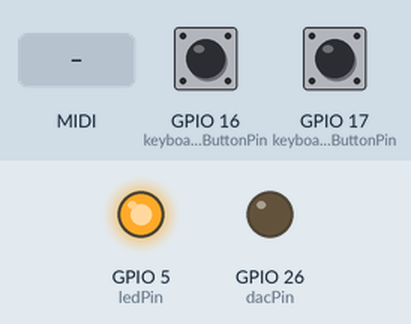
Recording of a sketch running on a simulated ESP32. Parts: output pins drawn as LEDs (lit = HIGH). Inputs (shaded band) come from the test bench; at power-on: GPIO 16 (keyboardMinusOctaveButtonPin) LOW, GPIO 17 (keyboardPlusOctaveButtonPin) LOW. MIDI output is not drawn; random numbers use the default seed unless the sketch sets one.

Above: at 1.2 s.
1.3 s: MIDI note 36 received
At 2.8 s:
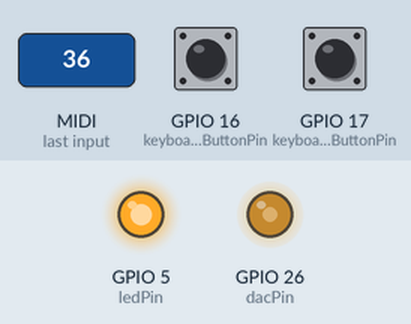
3.1 s: MIDI note 60 received
At 3.25 s:
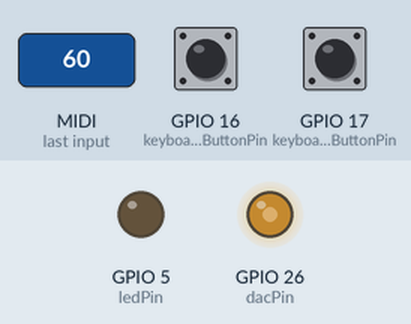
Timing chart, 0 to 6.1 s (numbered marks = the images above; inputs shaded):
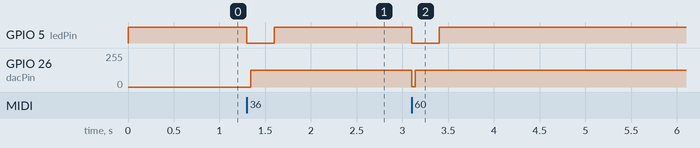

Measured:
- after the input at 1.3 s, GPIO 5 (ledPin): HIGH → LOW at once, → HIGH 0.30 s later; GPIO 26 (dacPin): 0/255 → 127/255 at once
- after the input at 3.1 s, GPIO 5 (ledPin): HIGH → LOW at once, → HIGH 0.30 s later; GPIO 26 (dacPin): 127/255 → 125/255 at once

The sketch:

ESP32-syntheticubes.ino
```cpp
#include <MIDI.h>
#include "BluetoothSerial.h"

#if !defined(CONFIG_BT_ENABLED) || !defined(CONFIG_BLUEDROID_ENABLED)
#error Bluetooth is not enabled! Please run `make menuconfig` to and enable it
#endif

BluetoothSerial SerialBT;

#if defined(USBCON)
#include <midi_UsbTransport.h>

static const unsigned sUsbTransportBufferSize = 16;
typedef midi::UsbTransport<sUsbTransportBufferSize> UsbTransport;

UsbTransport sUsbTransport;

MIDI_CREATE_INSTANCE(UsbTransport, sUsbTransport, MIDI);

#else // No USB available, fallback to Serial
MIDI_CREATE_DEFAULT_INSTANCE();
#endif

//#include <soc/rtc.h>
//#include <driver/dac.h>
////#include <iostream>
////#include "pitches.h"
#include "notes.h"

//// Dual core init
TaskHandle_t Core0;

//// I2S VARIABLES
////#include "driver/i2s.h"
////#include "esp_system.h"
//#include <driver/i2s.h>
////#include "freertos/queue.h"


////const int dma_buf_len = 16000;
//const int dma_buf_len = 1024;
////static const i2s_port_t i2s_num = I2S_NUM_0; // i2s port number
//static const i2s_port_t i2s_num = (i2s_port_t)I2S_NUM_0; // i2s port number
//
//static const i2s_config_t i2s_config = {
////     .mode = (i2s_mode_t)(I2S_MODE_MASTER | I2S_MODE_TX),
//     .mode = (i2s_mode_t)(I2S_MODE_MASTER | I2S_MODE_TX | I2S_MODE_DAC_BUILT_IN),
////     .sample_rate = 44100,
//     .sample_rate = 1000000,  //not really used
//     .bits_per_sample = (i2s_bits_per_sample_t)I2S_BITS_PER_SAMPLE_16BIT,
////     .channel_format = I2S_CHANNEL_FMT_RIGHT_LEFT,
//     .channel_format = I2S_CHANNEL_FMT_ONLY_RIGHT,
//     .communication_format = I2S_COMM_FORMAT_I2S_MSB,
//     .intr_alloc_flags = ESP_INTR_FLAG_LEVEL1, // default interrupt priority
////     .dma_buf_count = 8,
//     .dma_buf_count = 2,
////     .dma_buf_len = 64,
//     .dma_buf_len = dma_buf_len,  //big buffers to avoid noises
//     .use_apll = false
////     ,
////     .tx_desc_auto_clear = false,
////     .fixed_mclk = 0
//};
//
////static const i2s_pin_config_t pin_config = {
////    .bck_io_num = 26,
////    .ws_io_num = 25,
////    .data_out_num = 22,
////    .data_in_num = I2S_PIN_NO_CHANGE
////};

// DAC pins setup and config :
const int dacPin = 26;
const int channel = 0;
const int resolution = 8;

// SOFTWARE VARIABLES
// Generals variables :
int octave = 4;
int note = 0;
double frequency = 440;
const int bufferSize = 512;
float eachWaveformValueRepeats = 180736 / bufferSize;
//const int bufferSize = 512;
//int waveIndex = 0;
int blankArray[bufferSize];
enum Waveform {sine, triangle, square, saw, sawTouth, whiteNoise};
Waveform form;
int selectedWaveform[bufferSize];
int sineValues[bufferSize];
int triangleValues[bufferSize];
int squareValues[bufferSize];
int sawValues[bufferSize];
int sawTouthValues[bufferSize];
int whiteNoiseValues[bufferSize];
enum Envelope {shortPeak, shortPeakWithSustain, longPeak, longPeakWithSustain, sustain};
// Waveform form;
Envelope pitchEnv;
Envelope ampEnv;

// HARDWARE VARIABLES
// Keyboard pins setup and config :
const int keyboardNotesPin = 32;
int keyboardNotesValue = 0;
bool keyboardNotesPressed = false;
int keyboardNotesStartedSince = 0;

const int keyboardMinusOctaveButtonPin = 16;
int keyboardMinusOctaveButton = 0;
bool keyboardMinusOctaveButtonPressed = false;
const int keyboardPlusOctaveButtonPin = 17;
int keyboardPlusOctaveButton = 0;
bool keyboardPlusOctaveButtonPressed = false;

int ledPin = 5;


// CODE
void changeFormSettings(Waveform wf) {
  form = wf;

  if(wf == Waveform::sine) {
    memcpy(selectedWaveform, sineValues, sizeof(selectedWaveform));
  } else if(wf == Waveform::triangle) {
    memcpy(selectedWaveform, triangleValues, sizeof(selectedWaveform));
  } else if(wf == Waveform::square) {
    memcpy(selectedWaveform, squareValues, sizeof(selectedWaveform));
  } else if(wf == Waveform::saw) {
    memcpy(selectedWaveform, sawValues, sizeof(selectedWaveform));
  } else if(wf == Waveform::sawTouth) {
    memcpy(selectedWaveform, sawTouthValues, sizeof(selectedWaveform));
  } else if(wf == Waveform::whiteNoise) {
    memcpy(selectedWaveform, whiteNoiseValues, sizeof(selectedWaveform));
  } else {
    memcpy(selectedWaveform, blankArray, sizeof(selectedWaveform));
    SerialBT.println("No waveform selected");
  }

  SerialBT.println("Changed waveform settings : " + wf);
}

void changePitchEnvSettings(Envelope env) {
  pitchEnv = env;
  SerialBT.println("Changed pitch envelope settings : " + env);
}

void changeAmpEnvSettings(Envelope env) {
  ampEnv = env;
  SerialBT.println("Changed amplitude envelope settings : " + env);
}

void initiateWaveforms() {
  // for sineValues
  float conversionFactor=(2*PI)/bufferSize;
  for(int myAngle=0;myAngle < bufferSize;myAngle++) {
    sineValues[myAngle] = sin(myAngle*conversionFactor) * 127.5 + 127.5;
  }
  // for triangleValues
  for(int myAngle=0;myAngle <  bufferSize / 2;myAngle++){
    triangleValues[myAngle] = myAngle * 255 / (bufferSize / 2);
  }
  for(int myAngle=bufferSize / 2;myAngle > 0;myAngle--){
    triangleValues[myAngle] = myAngle * 255 / (bufferSize / 2);
  }
  // for squareValues
  for(int myAngle=0;myAngle < bufferSize;myAngle++){
    squareValues[myAngle] = myAngle < bufferSize / 2 ? 0 : 255;
  }
  // for sawValues
  for(int myAngle=bufferSize - 1;myAngle >= 0;myAngle--){
    sawValues[myAngle] = myAngle * 255 / bufferSize;
  }
  // for sawTouth
  for(int myAngle=bufferSize;myAngle < bufferSize;myAngle++){
    sawTouthValues[myAngle] = myAngle * 255 / bufferSize;
  }
  // for whiteNoiseValues
  for(int myAngle=0;myAngle < bufferSize;myAngle++) {
    whiteNoiseValues[myAngle] = random(0, 255);
  }
  // f(x) = e^(-x)
}

float envelopeValue() {
  // for shortPeak
  //  shortPeakValues[];
  // for shortPeakWithSustain
  //  shortPeakWithSustainValues[];
  // for longPeak
  //  longPeakValues[];
  // for longPeakWithSustain
  //  longPeakWithSustainValues[];
  // for sustain
  //  sustainValues[];
}

void handleNoteOn(byte inChannel, byte inNumber, byte inVelocity)
{
//    SerialBT.print("NoteOn  ");
//    SerialBT.print(notes[inNumber - 24]);
//    SerialBT.print("\tvelocity: ");
//    SerialBT.println(inVelocity);

    note = inNumber;
    frequency = notes[inNumber - 24];
    keyboardNotesStartedSince = millis();
    keyboardNotesPressed = true;
//    digitalWrite(ledPin, LOW);
}

void handleNoteOff(byte inChannel, byte inNumber, byte inVelocity)
{
//    SerialBT.print("NoteOff ");
//    SerialBT.print(inNumber);
//    SerialBT.print("\tvelocity: ");
//    SerialBT.println(inVelocity);

    note = 0;
    frequency = 0;
    keyboardNotesStartedSince = 0;
    keyboardNotesPressed = false;
    digitalWrite(ledPin, HIGH);
}

void setup() {
//  SerialBT.begin("ESyntheticubeP32");
  MIDI.begin(MIDI_CHANNEL_OMNI);
  MIDI.setHandleNoteOn(handleNoteOn);
  MIDI.setHandleNoteOff(handleNoteOff);

  Serial.begin(115200);
  SerialBT.println("Device starting");

  pinMode(ledPin, OUTPUT);
  digitalWrite(ledPin, HIGH);

  initiateWaveforms();
  changeFormSettings(Waveform::sine);

//// Dual core setup
//xTaskCreatePinnedToCore(
//  loop_Core0, // task function
//  "Core0", // name of task
//  1000, // stack size of task
//  NULL, // parameter of task
//  1, // priority of task
//  &Core0, // Taskhandle
//  0 // Core
//);

//  rtc_clk_cpu_freq_set(RTC_CPU_FREQ_240M);              //highest cpu frequency

//  i2s_driver_install(i2s_num, &i2s_config, 0, NULL);   //install and start i2s driver
////  i2s_set_pin(i2s_num, &pin_config);
//  i2s_set_pin(i2s_num, NULL);                           //use internal DAC
////  i2s_set_sample_rates(i2s_num, 22050); //set sample rates
//  i2s_set_sample_rates(i2s_num, 1000000);               //dummy sample rate, since the function fails at high values
//
////  i2s_driver_uninstall(i2s_num); //stop & destroy i2s driver
//
//  //this is the hack that enables the highest sampling rate possible ~13MHz, have fun
//  SET_PERI_REG_BITS(I2S_CLKM_CONF_REG(0), I2S_CLKM_DIV_A_V, 1, I2S_CLKM_DIV_A_S);
//  SET_PERI_REG_BITS(I2S_CLKM_CONF_REG(0), I2S_CLKM_DIV_B_V, 1, I2S_CLKM_DIV_B_S);
//  SET_PERI_REG_BITS(I2S_CLKM_CONF_REG(0), I2S_CLKM_DIV_NUM_V, 2, I2S_CLKM_DIV_NUM_S);
//  SET_PERI_REG_BITS(I2S_SAMPLE_RATE_CONF_REG(0), I2S_TX_BCK_DIV_NUM_V, 2, I2S_TX_BCK_DIV_NUM_S);


//  dac_output_enable(DAC_CHANNEL_1);

  pinMode(keyboardMinusOctaveButtonPin, INPUT);
  pinMode(keyboardPlusOctaveButtonPin, INPUT);

  SerialBT.println("Device started properly");
}


////buffer to store modulated samples, I2S samples of the esp32 are always 16Bit
//short buff[dma_buf_len];
//long int bufferSamplesPerCycle = 13328000;
//int eachWaveValueRepeats;
//int bufferPartsCounter = 0;
//int waveIndexCounter = 0;
////sine represented in 16 values. at 13MHz sampling rate the resulting carrier is at around 835KHz
//int sintab[] = {0, 48, 90, 117, 127, 117, 90, 48, 0, -48, -90, -117, -127, -117, -90, -48};

void loop_Core0(void * parameter) {
  // while(1) alternative
  for(;;){
//    SerialBT.print("loop_core2 runs on core : ");
//    SerialBT.println(xPortGetCoreID());

  }
}

void loop() {

//  serialListen();

//  SerialBT.println("value : " + analogRead(keyboardNotesPin));

  MIDI.read();

  keyboardOctaveInputListen();
//  keyboardNotesInputListen();

  if(keyboardNotesPressed == true){
    digitalWrite(ledPin, LOW);

//  while(keyboardNotesPressed == true){

  //float eachWaveformValueRepeats = 180736 / bufferSize;
    for(float i = 0; i < bufferSize; i += 1 / (eachWaveformValueRepeats / frequency)){
      dacWrite(dacPin, selectedWaveform[static_cast<int>(i+0.5f)]);
  //    dac_output_voltage(DAC_CHANNEL_1, selectedWaveform[static_cast<int>(i+0.5f)]);
    }

//  }

  }


//
//  //fill the sound buffer
//  for(int i = 0; i < 1024; i+=16){
//
//    //modulating that sample on the 16 values of the carrier wave (respect to I2S byte order, 16Bit/Sample)
//    for(int j = 0; j < 16; j += 4){
//      buff[i + j + 1] = (sintab[j + 0] + 0x8000);
//      buff[i + j + 0] = (sintab[j + 1] + 0x8000);
//      buff[i + j + 3] = (sintab[j + 2] + 0x8000);
//      buff[i + j + 2] = (sintab[j + 3] + 0x8000);
//    }
//  }


//  eachWaveValueRepeats = (13328000 / frequency) / bufferSize;
//  //fill the sound buffer
////  for(int i = 0; i < dma_buf_len; i += 4) {
//  for(int i = 0; i < dma_buf_len; i++) {
//
//    buff[i] = (sineValues[waveIndexCounter] + 0x8000);
//
////    buff[i + 1] = (selectedWaveform[waveIndexCounter + 0] + 0x8000);
////    buff[i + 0] = (selectedWaveform[waveIndexCounter + 1] + 0x8000);
////    buff[i + 3] = (selectedWaveform[waveIndexCounter + 2] + 0x8000);
////    buff[i + 2] = (selectedWaveform[waveIndexCounter + 3] + 0x8000);
//
//  }


//  //write the buffer (waits until a buffer is ready to be filled, that's timing for free)
//  i2s_write_bytes(i2s_num, (char*)buff, sizeof(buff), portMAX_DELAY);
//
//  if(bufferPartsCounter < eachWaveValueRepeats) {
//    bufferPartsCounter += 1;
////  } else if(bufferPartsCounter >= eachWaveValueRepeats) {
//  } else {
//    bufferPartsCounter = 0;
//    waveIndexCounter = waveIndexCounter < bufferSize ? waveIndexCounter + 1 : 0;
//  }

}

inline void keyboardNotesInputListen() {
  keyboardNotesValue = analogRead(keyboardNotesPin);
//
//  if(keyboardNotesPressed == true) {
//    SerialBT.println(analogRead(keyboardNotesPin));
//
//  }

  if(keyboardNotesValue > 3600 && keyboardNotesPressed == false) {
    SerialBT.print("C");
    SerialBT.print(octave);
    SerialBT.print("\n");
    note = 1;
    frequency = notes[(octave - 1 * 12) + note - 1];
    keyboardNotesStartedSince = millis();
    keyboardNotesPressed = true;
  } else if (keyboardNotesValue > 3100 && keyboardNotesPressed == false) {
    SerialBT.print("C#");
    SerialBT.print(octave);
    SerialBT.print("\n");
    note = 2;
    frequency = notes[(octave - 1 * 12) + note - 1];
    keyboardNotesStartedSince = millis();
    keyboardNotesPressed = true;
  } else if (keyboardNotesValue > 2700 && keyboardNotesPressed == false) {
    SerialBT.print("D");
    SerialBT.print(octave);
    SerialBT.print("\n");
    note = 3;
    frequency = notes[(octave - 1 * 12) + note - 1];
    keyboardNotesStartedSince = millis();
    keyboardNotesPressed = true;
  } else if (keyboardNotesValue > 2300 && keyboardNotesPressed == false) {
    SerialBT.print("D#");
    SerialBT.print(octave);
    SerialBT.print("\n");
    note = 4;
    frequency = notes[(octave - 1 * 12) + note - 1];
    keyboardNotesStartedSince = millis();
    keyboardNotesPressed = true;
  } else if (keyboardNotesValue > 2000 && keyboardNotesPressed == false) {
    SerialBT.print("E");
    SerialBT.print(octave);
    SerialBT.print("\n");
    note = 5;
    frequency = notes[(octave - 1 * 12) + note - 1];
    keyboardNotesStartedSince = millis();
    keyboardNotesPressed = true;
  } else if (keyboardNotesValue > 1700 && keyboardNotesPressed == false) {
    SerialBT.print("F");
    SerialBT.print(octave);
    SerialBT.print("\n");
    note = 6;
    frequency = notes[(octave - 1 * 12) + note - 1];
    keyboardNotesStartedSince = millis();
    keyboardNotesPressed = true;
  } else if (keyboardNotesValue > 1400 && keyboardNotesPressed == false) {
    SerialBT.print("F#");
    SerialBT.print(octave);
    SerialBT.print("\n");
    note = 7;
    frequency = notes[(octave - 1 * 12) + note - 1];
    keyboardNotesStartedSince = millis();
    keyboardNotesPressed = true;
  } else if (keyboardNotesValue > 1100 && keyboardNotesPressed == false) {
    SerialBT.print("G");
    SerialBT.print(octave);
    SerialBT.print("\n");
    note = 8;
    frequency = notes[(octave - 1 * 12) + note - 1];
    keyboardNotesStartedSince = millis();
    keyboardNotesPressed = true;
  } else if (keyboardNotesValue > 800 && keyboardNotesPressed == false) {
    SerialBT.print("G#");
    SerialBT.print(octave);
    SerialBT.print("\n");
    note = 9;
    frequency = notes[(octave - 1 * 12) + note - 1];
    keyboardNotesStartedSince = millis();
    keyboardNotesPressed = true;
  } else if (keyboardNotesValue > 500 && keyboardNotesPressed == false) {
    SerialBT.print("A");
    SerialBT.print(octave);
    SerialBT.print("\n");
    note = 10;
    frequency = notes[(octave - 1 * 12) + note - 1];
    keyboardNotesStartedSince = millis();
    keyboardNotesPressed = true;
  } else if (keyboardNotesValue > 200 && keyboardNotesPressed == false) {
    SerialBT.print("A#");
    SerialBT.print(octave);
    SerialBT.print("\n");
    note = 11;
    frequency = notes[(octave - 1 * 12) + note - 1];
    keyboardNotesStartedSince = millis();
    keyboardNotesPressed = true;
  } else if (keyboardNotesValue > 75 && keyboardNotesPressed == false) {
    SerialBT.print("B");
    SerialBT.print(octave);
    SerialBT.print("\n");
    note = 12;
    frequency = notes[(octave - 1 * 12) + note - 1];
    keyboardNotesStartedSince = millis();
    keyboardNotesPressed = true;
  } else if (keyboardNotesValue < 75 && keyboardNotesPressed == true) {
    SerialBT.println("Release");
    note = 0;
    frequency = 0;
    keyboardNotesStartedSince = 0;
    keyboardNotesPressed = false;
    digitalWrite(ledPin, HIGH);
  }
}

inline void keyboardOctaveInputListen() {

  keyboardMinusOctaveButton = digitalRead(keyboardMinusOctaveButtonPin);
  if(keyboardMinusOctaveButton == HIGH && keyboardMinusOctaveButtonPressed == false) {
    // turn LED on:
    keyboardMinusOctaveButtonPressed = true;
    if(octave > 0) octave -= 1;
    SerialBT.print("Device octave changed to : ");
    SerialBT.println(octave);
  } else if(keyboardMinusOctaveButton == LOW && keyboardMinusOctaveButtonPressed == true) {
    // turn LED off:
    keyboardMinusOctaveButtonPressed = false;
  }

  keyboardPlusOctaveButton = digitalRead(keyboardPlusOctaveButtonPin);
  if(keyboardPlusOctaveButton == HIGH && keyboardPlusOctaveButtonPressed == false) {
    // turn LED on:
    keyboardPlusOctaveButtonPressed = true;
    if(octave < 7) octave += 1;
    SerialBT.print("Device octave changed to : ");
    SerialBT.println(octave);
  } else if(keyboardPlusOctaveButton == LOW && keyboardPlusOctaveButtonPressed == true) {
    // turn LED off:
    keyboardPlusOctaveButtonPressed = false;
  }
}

inline void serialListen() {

  if (SerialBT.available()) {
    String inputString = SerialBT.readString();
    inputString.trim();

    if(inputString == "cwf:sine") {
      changeFormSettings(Waveform::sine);
    } else if(inputString == "cwf:triangle") {
      changeFormSettings(Waveform::triangle);
    } else if(inputString == "cwf:square") {
      changeFormSettings(Waveform::square);
    } else if(inputString == "cwf:saw") {
      changeFormSettings(Waveform::saw);
    } else if(inputString == "cwf:sawTouth") {
      changeFormSettings(Waveform::sawTouth);
    } else if(inputString == "cwf:whiteNoise") {
      changeFormSettings(Waveform::whiteNoise);
      //
    } else if(inputString == "cpe:shortPeak") {
      changePitchEnvSettings(Envelope::shortPeak);
    } else if(inputString == "cpe:shortPeakWithSustain") {
      changePitchEnvSettings(Envelope::shortPeakWithSustain);
    } else if(inputString == "cpe:longPeak") {
      changePitchEnvSettings(Envelope::longPeak);
    } else if(inputString == "cpe:longPeakWithSustain") {
      changePitchEnvSettings(Envelope::longPeakWithSustain);
    } else if(inputString == "cpe:sustain") {
      changePitchEnvSettings(Envelope::sustain);
      //
    } else if(inputString == "cae:shortPeak") {
      changeAmpEnvSettings(Envelope::shortPeak);
    } else if(inputString == "cae:shortPeakWithSustain") {
      changeAmpEnvSettings(Envelope::shortPeakWithSustain);
    } else if(inputString == "cae:longPeak") {
      changeAmpEnvSettings(Envelope::longPeak);
    } else if(inputString == "cae:longPeakWithSustain") {
      changeAmpEnvSettings(Envelope::longPeakWithSustain);
    } else if(inputString == "cae:sustain") {
      changeAmpEnvSettings(Envelope::sustain);
      //
    } else {
      SerialBT.println("!!! ELSE INPUT !!!");
      SerialBT.println(inputString);
    }
  }
}
```

Source omitted: notes.h (974 bytes)
